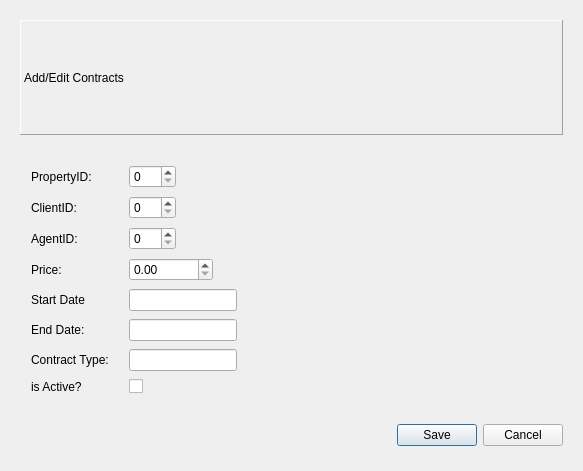
<?xml version="1.0" encoding="UTF-8"?>
<ui version="4.0">
 <class>ContractDialog</class>
 <widget class="QDialog" name="ContractDialog">
  <property name="geometry">
   <rect>
    <x>0</x>
    <y>0</y>
    <width>583</width>
    <height>471</height>
   </rect>
  </property>
  <property name="windowTitle">
   <string>Dialog</string>
  </property>
  <layout class="QVBoxLayout" name="verticalLayout">
   <property name="spacing">
    <number>30</number>
   </property>
   <property name="leftMargin">
    <number>20</number>
   </property>
   <property name="topMargin">
    <number>20</number>
   </property>
   <property name="rightMargin">
    <number>20</number>
   </property>
   <property name="bottomMargin">
    <number>25</number>
   </property>
   <item>
    <widget class="QLabel" name="label">
     <property name="frameShape">
      <enum>QFrame::Shape::Panel</enum>
     </property>
     <property name="frameShadow">
      <enum>QFrame::Shadow::Raised</enum>
     </property>
     <property name="text">
      <string>Add/Edit Contracts</string>
     </property>
    </widget>
   </item>
   <item>
    <layout class="QFormLayout" name="formLayout">
     <property name="fieldGrowthPolicy">
      <enum>QFormLayout::FieldGrowthPolicy::FieldsStayAtSizeHint</enum>
     </property>
     <property name="horizontalSpacing">
      <number>20</number>
     </property>
     <property name="verticalSpacing">
      <number>8</number>
     </property>
     <property name="leftMargin">
      <number>11</number>
     </property>
     <item row="0" column="0">
      <widget class="QLabel" name="propertyIDLabel">
       <property name="text">
        <string>PropertyID:</string>
       </property>
      </widget>
     </item>
     <item row="0" column="1">
      <widget class="QSpinBox" name="propertyidSpin">
       <property name="maximum">
        <number>100</number>
       </property>
      </widget>
     </item>
     <item row="1" column="0">
      <widget class="QLabel" name="clientIDLabel">
       <property name="text">
        <string>ClientID:</string>
       </property>
      </widget>
     </item>
     <item row="1" column="1">
      <widget class="QSpinBox" name="clientidSpin">
       <property name="maximum">
        <number>100</number>
       </property>
      </widget>
     </item>
     <item row="2" column="0">
      <widget class="QLabel" name="agentIDLabel">
       <property name="text">
        <string>AgentID:</string>
       </property>
      </widget>
     </item>
     <item row="2" column="1">
      <widget class="QSpinBox" name="agentidSpin">
       <property name="maximum">
        <number>100</number>
       </property>
      </widget>
     </item>
     <item row="3" column="0">
      <widget class="QLabel" name="priceLabel">
       <property name="text">
        <string>Price:</string>
       </property>
      </widget>
     </item>
     <item row="3" column="1">
      <widget class="QDoubleSpinBox" name="priceSpin">
       <property name="maximum">
        <double>100000000.000000000000000</double>
       </property>
      </widget>
     </item>
     <item row="4" column="0">
      <widget class="QLabel" name="startDateLabel">
       <property name="text">
        <string>Start Date</string>
       </property>
      </widget>
     </item>
     <item row="4" column="1">
      <widget class="QLineEdit" name="startDateEdit"/>
     </item>
     <item row="5" column="0">
      <widget class="QLabel" name="endDateLabel">
       <property name="text">
        <string>End Date:</string>
       </property>
      </widget>
     </item>
     <item row="5" column="1">
      <widget class="QLineEdit" name="endDateEdit"/>
     </item>
     <item row="6" column="0">
      <widget class="QLabel" name="contractTypeLabel">
       <property name="text">
        <string>Contract Type:</string>
       </property>
      </widget>
     </item>
     <item row="6" column="1">
      <widget class="QLineEdit" name="contractTypeEdit"/>
     </item>
     <item row="7" column="0">
      <widget class="QLabel" name="isActiveLabel">
       <property name="text">
        <string>is Active?</string>
       </property>
      </widget>
     </item>
     <item row="7" column="1">
      <widget class="QCheckBox" name="activeCheck"/>
     </item>
    </layout>
   </item>
   <item>
    <widget class="QDialogButtonBox" name="saveContract">
     <property name="orientation">
      <enum>Qt::Orientation::Horizontal</enum>
     </property>
     <property name="standardButtons">
      <set>QDialogButtonBox::StandardButton::Cancel|QDialogButtonBox::StandardButton::Save</set>
     </property>
    </widget>
   </item>
  </layout>
 </widget>
 <resources/>
 <connections>
  <connection>
   <sender>saveContract</sender>
   <signal>accepted()</signal>
   <receiver>ContractDialog</receiver>
   <slot>accept()</slot>
   <hints>
    <hint type="sourcelabel">
     <x>248</x>
     <y>254</y>
    </hint>
    <hint type="destinationlabel">
     <x>157</x>
     <y>274</y>
    </hint>
   </hints>
  </connection>
  <connection>
   <sender>saveContract</sender>
   <signal>rejected()</signal>
   <receiver>ContractDialog</receiver>
   <slot>reject()</slot>
   <hints>
    <hint type="sourcelabel">
     <x>316</x>
     <y>260</y>
    </hint>
    <hint type="destinationlabel">
     <x>286</x>
     <y>274</y>
    </hint>
   </hints>
  </connection>
 </connections>
</ui>
